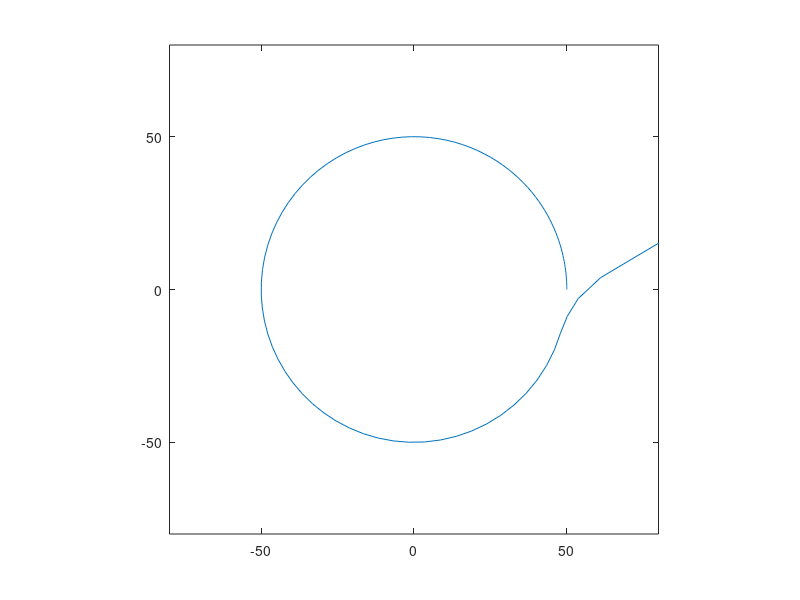

Reproduce this figure in MATLAB.
% mecCURVE.m

% Simulation of a car going around a curved road.

% DOING PHYSICS WITH MATLAB: 
%   https://d-arora.github.io/Doing-Physics-With-Matlab/
% VISUAL PHYSICS ONLINE
%   http://www.physics.usyd.edu.au/teach_res/hsp/sp/spHome.htm
% Documentation
%   http://www.physics.usyd.edu.au/teach_res/hsp/sp/mod5new/mod52B.htm
% Download Scripts
%   http://www.physics.usyd.edu.au/teach_res/mp/mscripts/

% Ian Cooper
% School of Physics, University of Sydney
% email: ian.cooper@sydney.edu.au
% https://d-arora.github.io/Doing-Physics-With-Matlab/
% 170517

clear 
close all
clc


% =====================================================================





% SETUP: initial values ===============================================
% Time / time increment / time steps 
  tMax = 40; 
  nT = 120;
  t = linspace(0,tMax,nT)';
  dt = t(2) - t(1);
% Radius of curve
  R = 50.*ones(nT,1);
% (x,y) coordinates of car
  x = R(1).*ones(nT,1);
  y = zeros(nT,1);
% tangential velocity of car
  vT = zeros(nT,1);
% mass of car
  m = 1000;
% coefficent of friction
  mu = 0.6;
% acceleration due to gravity
  g = 9.81;
% tangentiual acceleration
  aT = 0.5; 
% angular acceleration (alpha)  [rad/s^2]
  A = zeros(nT,1);
% angular speed (omega)  [rad/s]
  W = zeros(nT,1);
% Angular displacement (theta)  [rad]
  T = zeros(nT,1);

%Initial condictions  ================================================
   
alpha(1) = aT/R(1); 
R(1) = 50;
x(1) = R(1); y(1) = 0;
vT(1) = 0;
A(1) = aT/R(1);
W(1) = 0;
T(1) = 0;

% Path of car calculation  ============================================

for ct = 2 : nT-1
  A(ct) = aT/R(ct);
  W(ct) = W(ct-1) + A(ct-1)*dt;
  T(ct) = T(ct-1) + W(ct-1)*dt + 0.5*A(ct-1)*dt^2; 
  
  vT(ct) = R(ct)*W(ct);
  x(ct) =  R(ct)*cos(T(ct));
  y(ct) =  R(ct)*sin(T(ct));
  
  R(ct+1) = vT(ct)^2/(mu*g);
    if R(ct+1) < R(1)
       R(ct+1) = R(1);   
    end   
   
end


% GRAPHICS ============================================================

   figure(1)
   pos = [0.1 0.2 0.25 0.35];
   set(gcf,'Units','normalized')
   set(gcf,'Position',pos)
   set(gcf,'color','w')
   box on
   
  % xP = t; yP = y;
   xP = x(1:nT-1); yP = y(1:nT-1);
   plot(xP,yP)
   axis([-80 80 -80 80])
   axis equal
